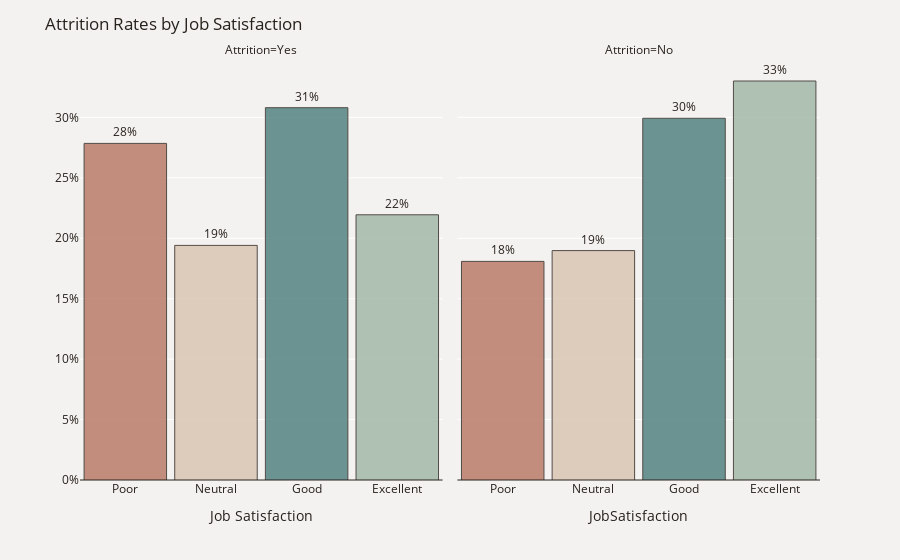

This figure's notebook cell:
### Markdown cell above
Among women with the highest rated work life balance, 1 out of 4 left the company, the highest proportion among the ratings for women. 
For men, the highest proportion occurred in those with the lowest work life balance.

### Code cell
plot_df = data.groupby(['Attrition'])['JobSatisfaction'].value_counts(normalize=True)
plot_df = plot_df.mul(100).rename('Percent').reset_index().sort_values('JobSatisfaction')
plot_df.JobSatisfaction=pd.Categorical(plot_df.JobSatisfaction).rename_categories(
    {1:'Poor', 2:'Neutral', 3:'Good', 4:'Excellent'})
fig = px.bar(plot_df, x='JobSatisfaction', y='Percent', text='Percent', opacity=0.8,
             facet_col="Attrition", category_orders={"Attrition": ["Yes", "No"]})
fig.update_traces(texttemplate='%{text:.2s}%', textposition='outside', 
                  marker_color=['#B6735F', '#D7C2B0', '#497B7A', '#9EB5A3'],
                  marker_line=dict(width=1, color='#28221D'))
fig.update_yaxes(title="",zeroline=True, zerolinewidth=1, zerolinecolor='#28221D', ticksuffix='%')
fig.update_layout(title_text='Attrition Rates by Job Satisfaction', bargap=.09,font_color='#28221D',
                  xaxis_title='Job Satisfaction',paper_bgcolor='#F4F2F0', plot_bgcolor='#F4F2F0')
fig.show()

### Figure 1 — Plotly figure (JSON) as saved in the notebook; plotly's stock layout.template omitted (floating-point values rounded to 4 significant figures)
{"data": [{"alignmentgroup": "True", "hovertemplate": "Attrition=Yes<br>JobSatisfaction=%{x}<br>Percent=%{text}<extra></extra>", "legendgroup": "", "marker": {"color": ["#B6735F", "#D7C2B0", "#497B7A", "#9EB5A3"], "line": {"color": "#28221D", "width": 1}, "opacity": 0.8, "pattern": {"shape": ""}}, "name": "", "offsetgroup": "", "orientation": "v", "showlegend": false, "text": [27.85, 19.41, 30.8, 21.94], "textposition": "outside", "texttemplate": "%{text:.2s}%", "type": "bar", "x": ["Poor", "Neutral", "Good", "Excellent"], "xaxis": "x", "y": [27.85, 19.41, 30.8, 21.94], "yaxis": "y"}, {"alignmentgroup": "True", "hovertemplate": "Attrition=No<br>JobSatisfaction=%{x}<br>Percent=%{text}<extra></extra>", "legendgroup": "", "marker": {"color": ["#B6735F", "#D7C2B0", "#497B7A", "#9EB5A3"], "line": {"color": "#28221D", "width": 1}, "opacity": 0.8, "pattern": {"shape": ""}}, "name": "", "offsetgroup": "", "orientation": "v", "showlegend": false, "text": [18.09, 18.98, 29.93, 33.01], "textposition": "outside", "texttemplate": "%{text:.2s}%", "type": "bar", "x": ["Poor", "Neutral", "Good", "Excellent"], "xaxis": "x2", "y": [18.09, 18.98, 29.93, 33.01], "yaxis": "y2"}], "layout": {"annotations": [{"font": {}, "showarrow": false, "text": "Attrition=Yes", "x": 0.245, "xanchor": "center", "xref": "paper", "y": 1, "yanchor": "bottom", "yref": "paper"}, {"font": {}, "showarrow": false, "text": "Attrition=No", "x": 0.755, "xanchor": "center", "xref": "paper", "y": 1, "yanchor": "bottom", "yref": "paper"}], "bargap": 0.09, "barmode": "relative", "font": {"color": "#28221D"}, "legend": {"tracegroupgap": 0}, "margin": {"t": 60}, "paper_bgcolor": "#F4F2F0", "plot_bgcolor": "#F4F2F0", "title": {"text": "Attrition Rates by Job Satisfaction"}, "xaxis": {"anchor": "y", "domain": [0, 0.49], "title": {"text": "Job Satisfaction"}}, "xaxis2": {"anchor": "y2", "domain": [0.51, 1], "matches": "x", "title": {"text": "JobSatisfaction"}}, "yaxis": {"anchor": "x", "domain": [0, 1], "ticksuffix": "%", "title": {"text": ""}, "zeroline": true, "zerolinecolor": "#28221D", "zerolinewidth": 1}, "yaxis2": {"anchor": "x2", "domain": [0, 1], "matches": "y", "showticklabels": false, "ticksuffix": "%", "title": {"text": ""}, "zeroline": true, "zerolinecolor": "#28221D", "zerolinewidth": 1}}}
